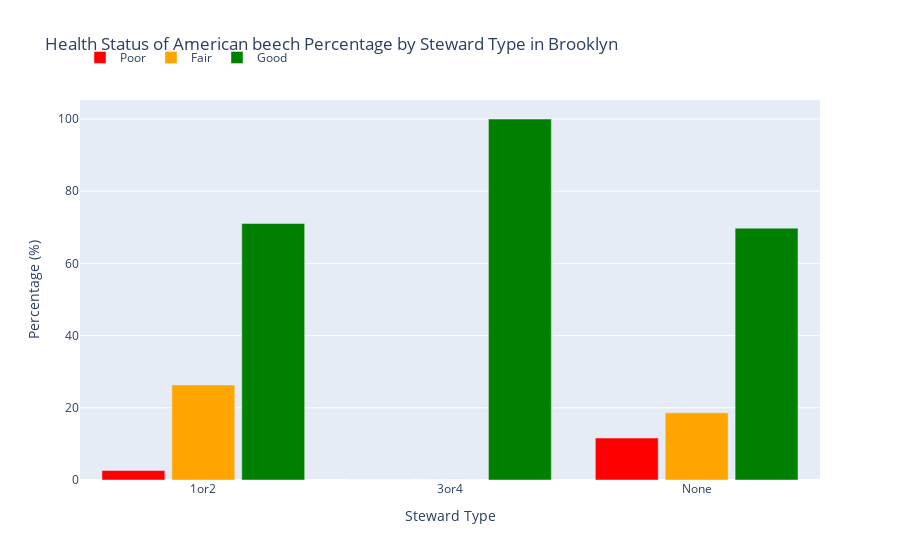

Notebook cell for this chart:
### Code cell
# boro and tree
boro="Brooklyn"
tree="American beech"

# filter by tree type and boro
one_tree_df_2=soql_trees_2[(soql_trees_2['spc_common'] == tree) & (soql_trees_2['boroname'] == boro)]

# Create the bar chart
fig = go.Figure()

# Add the "Poor" health status bar
fig.add_trace(
    go.Bar(
        x=one_tree_df_2['steward'].unique(),
        y=one_tree_df_2['percent_poor_health'],
        name='Poor',
        marker_color='red'
    )
)

# Add the "Fair" health status bar
fig.add_trace(
    go.Bar(
        x=one_tree_df_2['steward'].unique(),
        y=one_tree_df_2['percent_fair_health'],
        name='Fair',
        marker_color='orange'
    )
)

# Add the "Good" health status bar
fig.add_trace(
    go.Bar(
        x=one_tree_df_2['steward'].unique(),
        y=one_tree_df_2['percent_good_health'],
        name='Good',
        marker_color='green'
    )
)

# Update the layout
fig.update_layout(
    title=f'Health Status of {tree} Percentage by Steward Type in {boro}',
    xaxis_title='Steward Type',
    yaxis_title='Percentage (%)',
    barmode='group',
    bargap=0.15,
    bargroupgap=0.1,
    legend=dict(
        x=0,
        y=1.15,
        orientation='h'
    )
)

# Show the plot
fig.show()

### Figure 1 — Plotly figure (JSON) as saved in the notebook; plotly's stock layout.template omitted (floating-point values rounded to 4 significant figures)
{"data": [{"marker": {"color": "red"}, "name": "Poor", "type": "bar", "x": ["1or2", "3or4", "None"], "y": [2.63, 0, 11.63]}, {"marker": {"color": "orange"}, "name": "Fair", "type": "bar", "x": ["1or2", "3or4", "None"], "y": [26.32, 0, 18.6]}, {"marker": {"color": "green"}, "name": "Good", "type": "bar", "x": ["1or2", "3or4", "None"], "y": [71.05, 100, 69.77]}], "layout": {"bargap": 0.15, "bargroupgap": 0.1, "barmode": "group", "legend": {"orientation": "h", "x": 0, "y": 1.15}, "title": {"text": "Health Status of American beech Percentage by Steward Type in Brooklyn"}, "xaxis": {"title": {"text": "Steward Type"}}, "yaxis": {"title": {"text": "Percentage (%)"}}}}
